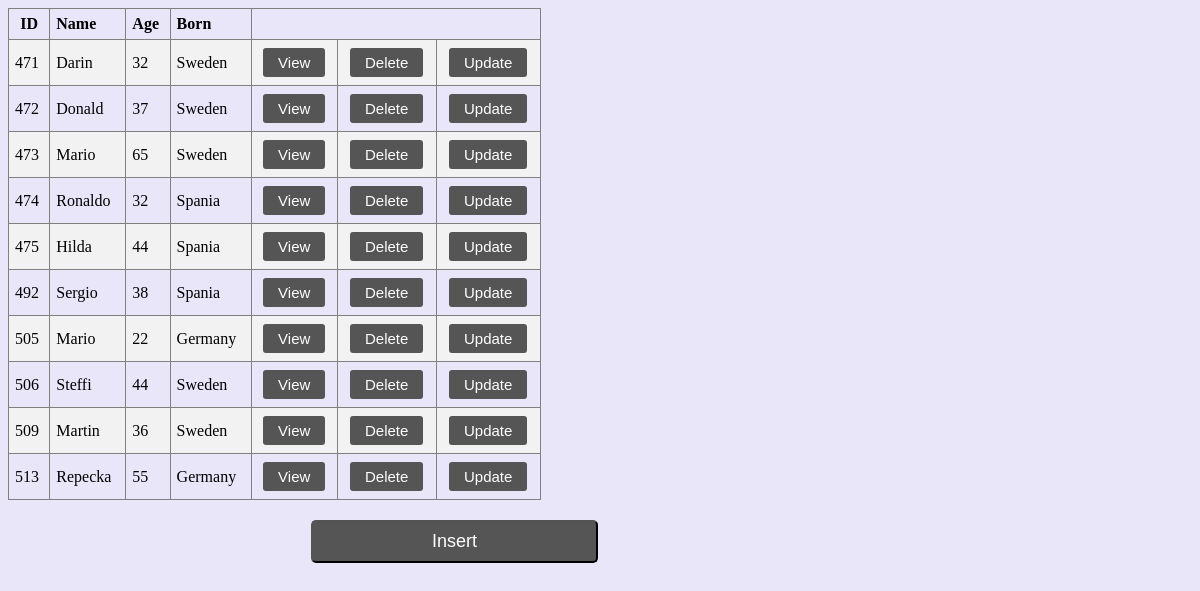
/folowindex.php, run on the app's committed database.
### tables this page shows
CREATE TABLE `tableall` (
  `id` int(11) NOT NULL,
  `name` varchar(100) NOT NULL,
  `age` int(100) NOT NULL,
  `born` varchar(100) NOT NULL
);

### folowindex.php (the view, shortened to what this page needs)
<!DOCTYPE html>
<html>
<head>
<link rel='stylesheet' type='text/css'>
</head>
<body style="background-color:#E9E6FA">
<?php
$nameofdatabase=mysqli_connect('localhost','root','','generaldb');
$sql='select * from tableall';
$result=mysqli_query($nameofdatabase, $sql);
echo "<table border=1 style='width: 45%' >";
echo "<tr><th><b><center>ID</center></b></th><th><b>Name</b></th><th><b>Age</b></th><th><b>Born</b></tr>";
while($row=mysqli_fetch_array($result))
{
	echo "<tr> <td>{$row['id']}</td><td>{$row['name']}</td><td>{$row['age']}</td><td>{$row['born']}</td>
		 <td><a href='viewfile.php?id={$row['id']} '><center><input type='button' value='View' class='StyleView'></center></a></td>
		 <td><a href='deletefile.php?id={$row['id']} '><center><input type='button' value='Delete' class='StyleDelete'></center></a></td>
		 <td><a href='update.php?id={$row['id']} '><center><input type='button' value='Update' class='StyleUpdate'></center></a></td>  </tr>";
}
echo"</table>";
echo"<br>";
echo"<a href='insertfile.php?id={$row['id']} '><input type='button' value='Insert' class='StyleInsert'></a>";
?>
</body>
</html>

### folowindex.php (style rules this page uses)
table { border-collapse: collapse; }
th, td { text-align: left; padding: 6px; }
tr:nth-child(even) { background-color: #f2f2f2 }
.StyleView, .StyleDelete, .StyleUpdate { background-color: #555555; border: none; color: white; padding: 6px 15px; text-align: center; text-decoration: none; display: inline-block; font-size: 15px; margin: 2px 1px; cursor: pointer; border-radius: 3px; }
.StyleInsert { background-color: #555555; padding: 9px 119px; font-size: 18px; cursor: pointer; border-radius: 5px; margin: 2px 303px; color: white; }

### data on the page
tableall: id "471", name "Darin", age "32", born "Sweden"
tableall: id "472", name "Donald", age "37", born "Sweden"
tableall: id "473", name "Mario", age "65", born "Sweden"
tableall: id "474", name "Ronaldo", age "32", born "Spania"
tableall: id "475", name "Hilda", age "44", born "Spania"
tableall: id "492", name "Sergio", age "38", born "Spania"
tableall: id "505", name "Mario", age "22", born "Germany"
tableall: id "506", name "Steffi", age "44", born "Sweden"
tableall: id "509", name "Martin", age "36", born "Sweden"
tableall: id "513", name "Repecka", age "55", born "Germany"
